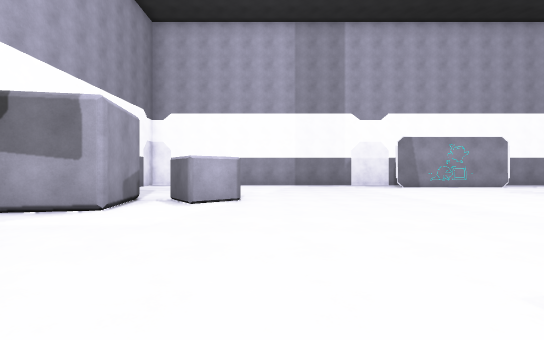
view 1 (above)

21 first-person views from a walk through a scene from a Unity 3-D project. The camera is 1.4 m above the floor, looks level and sees 90° across. The floor is counted in squares, 2 m on a side. Each view is taken from the middle of a square. On the plan, view 1 faces up. The plan holds only what a view shows up to about 9 squares ahead; the rest is blank. The place goes on beyond the plan. The player is left out. Some animated figures are left out. Some surface patterns are stand-ins.

view 2
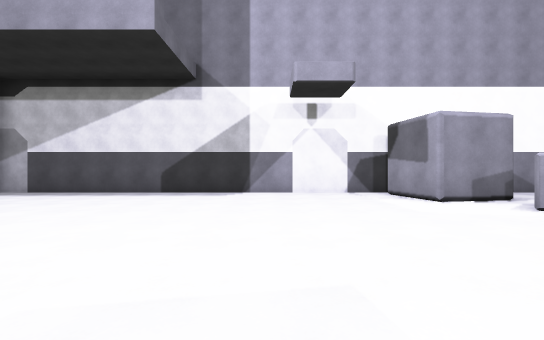

view 3
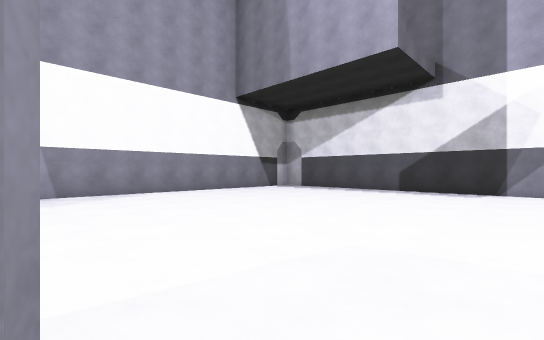

view 4
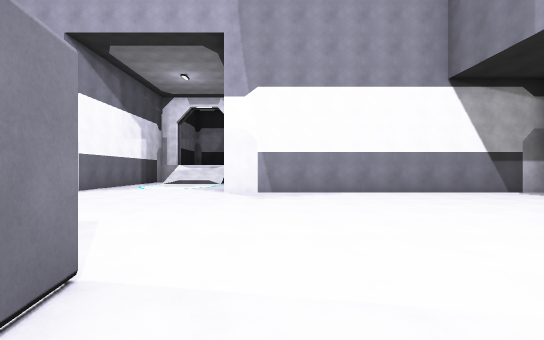

view 5
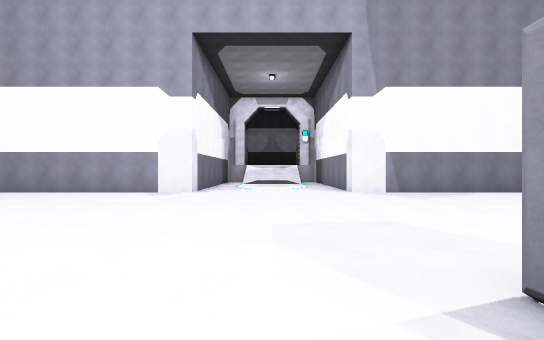

view 6
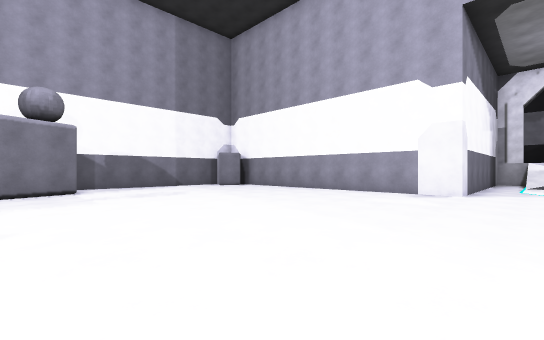

view 7
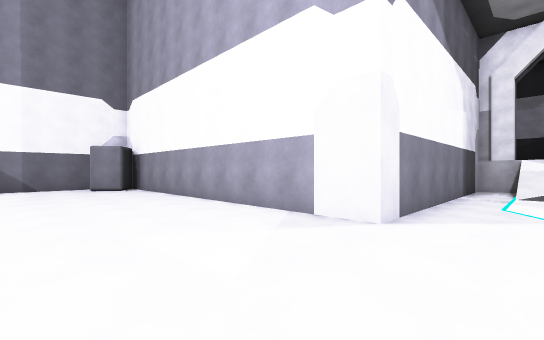

view 8
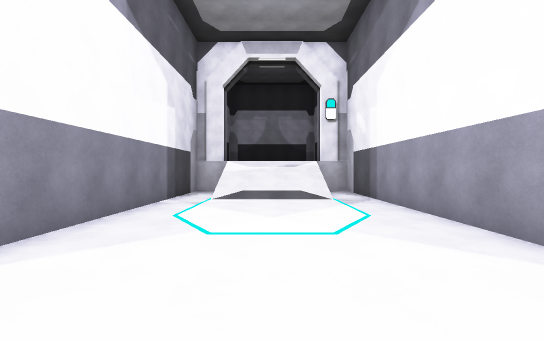

view 9
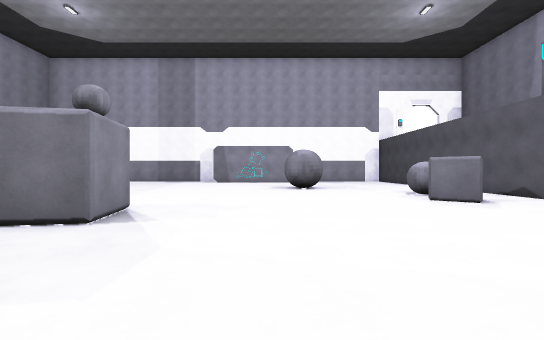

view 10
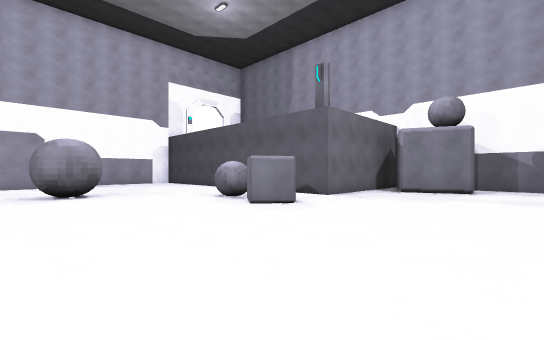

view 11
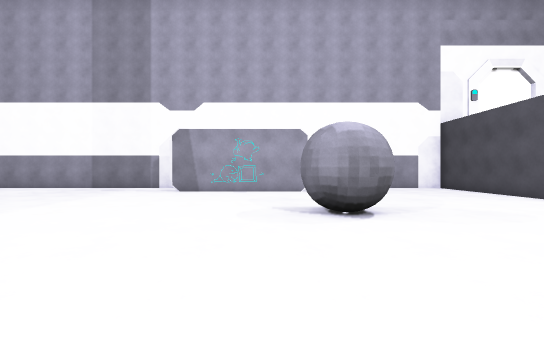

view 12
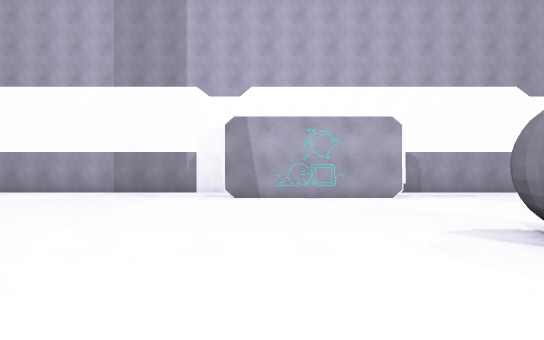

view 13
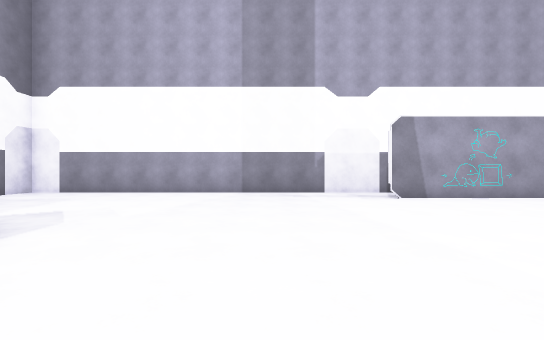

view 14
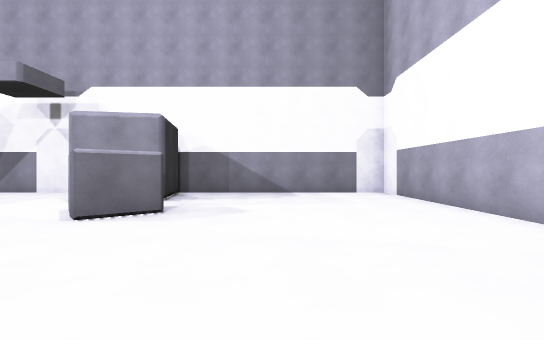

view 15
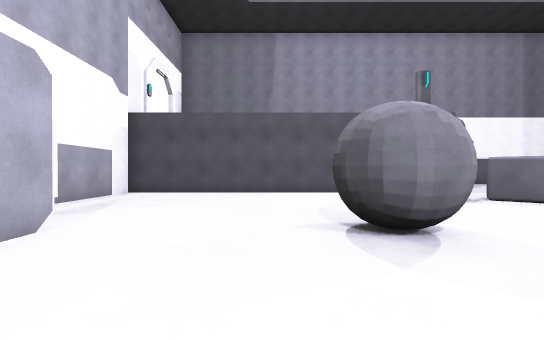

view 16
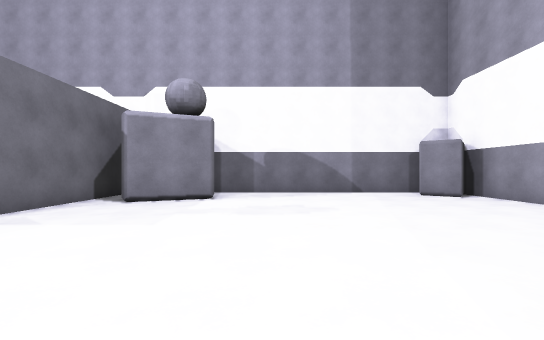

view 17
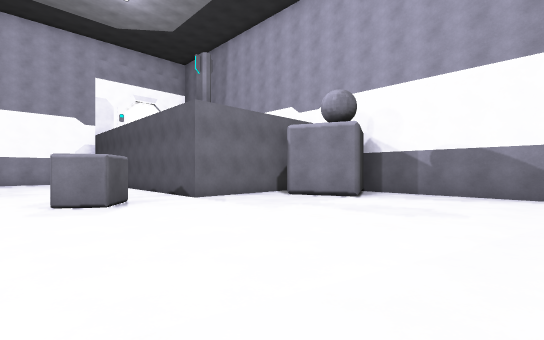

view 18
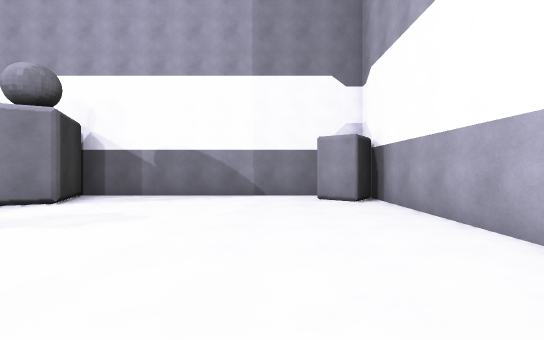

view 19
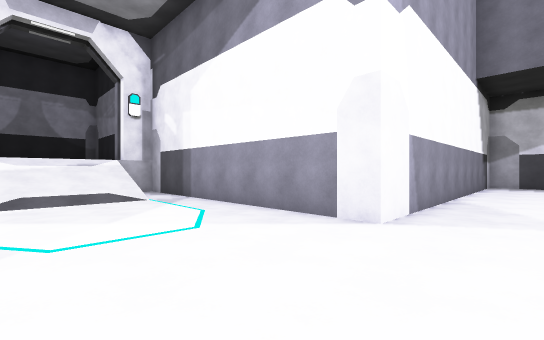

view 20
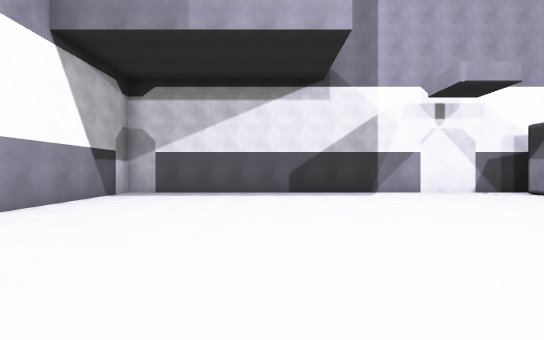

view 21
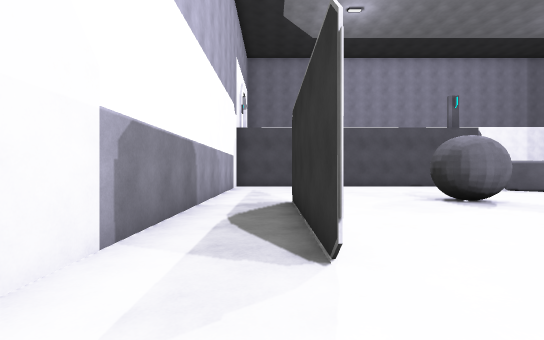

### Floor plan
Key: @ floor where view 1 was taken; # wall or solid block; . floor; / step, stairs or slope; = window, fence, low wall or low ledge; O other object.
Columns run from 6 left of view 1 to 20 right of it. Each row starts with its distance up from view 1.
 13 ######################
 12 #....................#
 11 #..........#####.....#
 10 #....................#
  9 #....................#
  8 #....................#
  7 #...O..........OO....#
  6 #OOOOO.........O.....#
  5 #OOO.................#
  4 #.................OO.#
  3 #.................O..###
  2 #........  .......OO....O#
  1 #..........O...........O
  0 #.....@...OO............OO#
 -1 #.........................#
 -2 #.........................#
 -3 #.........................#
 -4 #.........................#
 -5 #.........................#
 -6 #........................O#
 -7 #.......................OO#
 -8 ###########.....###########
 -9           #.....#
-10           #.....#
-11           #.....#
-12           #.....#
-13           #.///.#
-14           #.///.#
-15           ##///##
-16            #===#

Where each view was taken, in squares from view 1:
view 1: 0 up, 0 right, facing up
view 2: 1 up, 3 right, facing left
view 3: 1 up, 4 right, facing down-left
view 4: 1 up, 3 right, facing down
view 5: 1 up, 7 right, facing down
view 6: 1 up, 8 right, facing down-right
view 7: 4 down, 8 right, facing down-right
view 8: 6 down, 7 right, facing down
view 9: 4 down, 8 right, facing up
view 10: 2 down, 8 right, facing up-right
view 11: 2 up, 8 right, facing up
view 12: 4 up, 6 right, facing up
view 13: 4 up, 2 right, facing up
view 14: 9 up, 3 right, facing left
view 15: 8 up, 6 right, facing right
view 16: 2 down, 11 right, facing right
view 17: 4 down, 11 right, facing up-right
view 18: 5 down, 12 right, facing right
view 19: 6 down, 8 right, facing down-left
view 20: 3 down, 3 right, facing left
view 21: 11 up, 3 right, facing right
